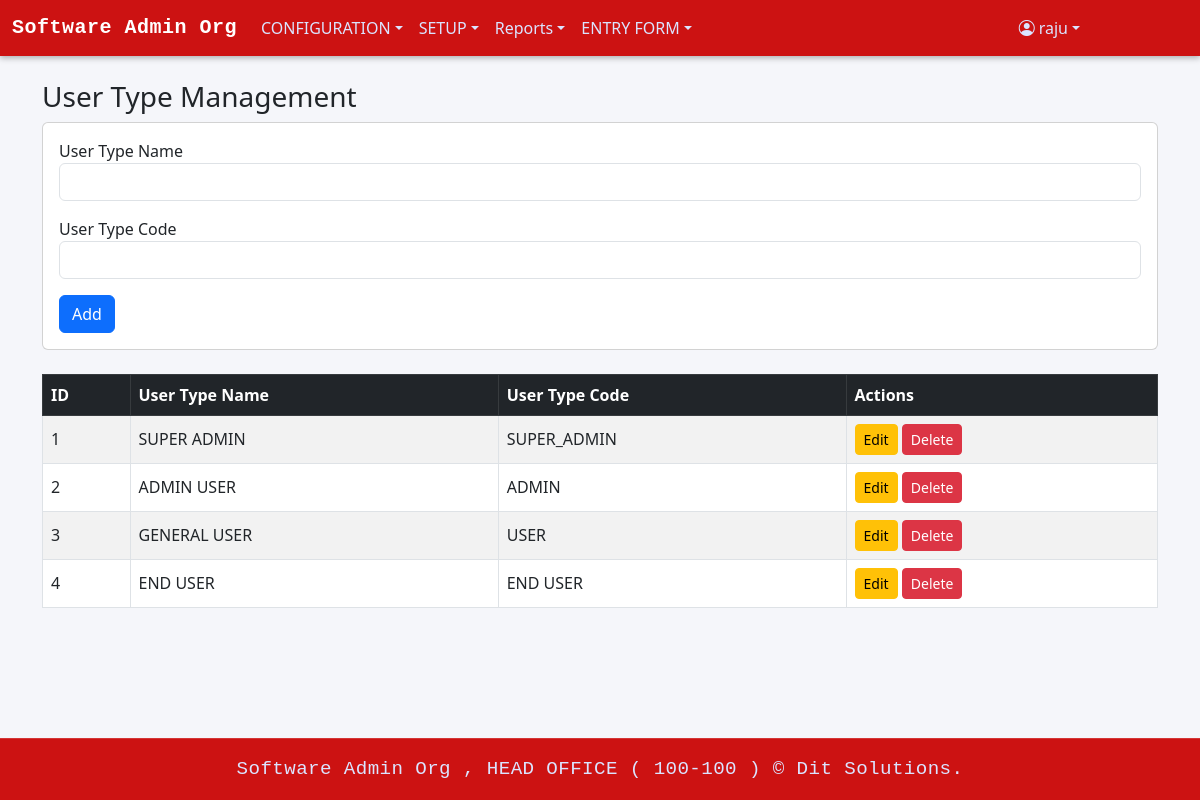
The app's page /user_type.php (signed in) with its own data.
### tables this page shows
CREATE TABLE `menu_info` (
  `MENU_ID` int(11) NOT NULL,
  `MENU_NAME` varchar(100) NOT NULL,
  `MENU_LINK` varchar(255) DEFAULT NULL,
  `PARENT_ID` int(11) DEFAULT NULL
);

CREATE TABLE `user_type_info` (
  `USER_TYPE_ID` int(11) NOT NULL,
  `USER_TYPE_NAME` varchar(100) NOT NULL,
  `USER_TYPE_CODE` varchar(50) NOT NULL,
  `ROLE_LEVEL` int(11) NOT NULL
);

### user_type.php (the view, shortened to what this page needs)
<?php
require 'db.php';
$canInsert   = $_SESSION['user']['can_insert'] ?? 0;
$canEdit     = $_SESSION['user']['can_edit'] ?? 0;
$canDelete   = $_SESSION['user']['can_delete'] ?? 0;
$editUserType = null;
$stmt = $pdo->query("SELECT * FROM user_type_info ORDER BY USER_TYPE_ID");
$userTypes = $stmt->fetchAll();
?>
<!DOCTYPE html>
<html lang="en">
<head>
    <link href="https://cdn.jsdelivr.net/npm/bootstrap@5.3.0/dist/css/bootstrap.min.css" rel="stylesheet">
</head>
<body class="d-flex flex-column min-vh-100">
<?php include 'header.php'; ?>
<main class="container flex-grow-1 py-4">
    <h3>User Type Management</h3>
    <?php if ($canInsert || $editUserType): ?>
    <div class="card mb-4">
        <div class="card-body">
            <form method="post">
                <div class="mb-3">
                    <label>User Type Name</label>
                    <input type="text" name="USER_TYPE_NAME" class="form-control" required
                           value="<?= htmlspecialchars($editUserType['USER_TYPE_NAME'] ?? '') ?>">
                </div>
                <div class="mb-3">
                    <label>User Type Code</label>
                    <input type="text" name="USER_TYPE_CODE" class="form-control" required
                           value="<?= htmlspecialchars($editUserType['USER_TYPE_CODE'] ?? '') ?>">
                </div>
                <button type="submit" class="btn btn-primary">
                    <?= $editUserType ? 'Update' : 'Add' ?>
                </button>
            </form>
        </div>
    </div>
    <?php endif; ?>
    <div class="table-responsive">
        <table class="table table-bordered table-striped align-middle">
            <thead class="table-dark">
                <tr>
                    <th>ID</th>
                    <th>User Type Name</th>
                    <th>User Type Code</th>
                    <th>Actions</th>
                </tr>
            </thead>
            <tbody>
                <?php foreach ($userTypes as $ut): ?>
                    <tr>
                        <td><?= htmlspecialchars($ut['USER_TYPE_ID']) ?></td>
                        <td><?= htmlspecialchars($ut['USER_TYPE_NAME']) ?></td>
                        <td><?= htmlspecialchars($ut['USER_TYPE_CODE']) ?></td>
                        <td>
                            <?php if ($canEdit): ?>
                                <a href="?edit=<?= urlencode($ut['USER_TYPE_ID']) ?>" class="btn btn-sm btn-warning">Edit</a>
                            <?php endif; ?>
                            <?php if ($canDelete): ?>
                                <a href="?delete=<?= urlencode($ut['USER_TYPE_ID']) ?>"
                                   onclick="return confirm('Are you sure you want to delete this user type?');"
                                   class="btn btn-sm btn-danger">Delete</a>
                            <?php endif; ?>
                        </td>
                    </tr>
                <?php endforeach; ?>
            </tbody>
        </table>
    </div>
</main>
<?php include 'footer.php'; ?>
</body>
</html>

### header.php (shortened to what this page needs)
<?php
$loginUserTypeId = $_SESSION['user']['user_type_id'] ?? '';
$loginUserId     = $_SESSION['user']['user_id'] ?? '';
$sqlMenus = "SELECT m.MENU_ID, m.MENU_NAME, m.MENU_LINK, m.PARENT_ID
             FROM menu_info m
             INNER JOIN user_menu_view_permission ump
                 ON m.MENU_ID = ump.MENU_ID
             WHERE ump.USER_TYPE_ID = :user_type_id
               AND ump.CAN_VIEW = true
             ORDER BY m.MENU_ID";
$stmtMenus = $pdo->prepare($sqlMenus);
$stmtMenus->execute(['user_type_id' => $loginUserTypeId]);
$menus = $stmtMenus->fetchAll(PDO::FETCH_ASSOC);
$menuTree = [];
foreach ($menus as $menu) {
    $parentId = $menu['PARENT_ID'] ?: 0;
    $menuTree[$parentId][] = $menu;
}
?>
<!DOCTYPE html>
<html lang="en">
<head>
    <link href="https://cdn.jsdelivr.net/npm/bootstrap@5.3.0/dist/css/bootstrap.min.css" rel="stylesheet">
    <link href="https://cdn.jsdelivr.net/npm/bootstrap-icons@1.10.5/font/bootstrap-icons.css" rel="stylesheet">
</head>
<body>
<nav class="navbar navbar-expand-lg navbar-dark">
    <div class="container-fluid">
        <a class="navbar-brand" href="home.php">
            <?= htmlspecialchars($_SESSION['user']['org_name'] ?? 'Stock36') ?>
        </a>
        <div class="collapse navbar-collapse" id="navbarContent">
            <ul class="navbar-nav me-auto mb-2 mb-lg-0">
                <?php
                if (isset($menuTree[0])) {
                    foreach ($menuTree[0] as $menu) {
                        $menuId = $menu['MENU_ID'];
                        if (isset($menuTree[$menuId])) {
                            echo '<li class="nav-item dropdown">';
                            echo '<a class="nav-link dropdown-toggle" href="#" role="button" data-bs-toggle="dropdown">'
                                . htmlspecialchars($menu['MENU_NAME']) . '</a>';
                            echo '<ul class="dropdown-menu">';
                            echo '</ul></li>';
                        } else {
                            echo '<li class="nav-item">';
                            echo '<a class="nav-link" href="' . htmlspecialchars($menu['MENU_LINK']) . '">'
                                . htmlspecialchars($menu['MENU_NAME']) . '</a></li>';
                        }
                    }
                }
                ?>
            </ul>
<ul class="navbar-nav ms-auto" style="margin-right: 100px;">
    <li class="nav-item dropdown">
        <a class="nav-link dropdown-toggle d-flex align-items-center" href="#" role="button" data-bs-toggle="dropdown">
            <i class="bi bi-person-circle me-1"></i>
            <?= htmlspecialchars($loginUserId) ?>
        </a>
    </li>
</ul>
        </div>
    </div>
</nav>
</body>
</html>

### header.php (style rules this page uses)
.navbar { background: linear-gradient(90deg, rgb(204, 18, 18) 0%, rgb(204, 18, 18) 100%); box-shadow: 0 2px 6px rgba(0, 0, 0, 0.3); transition: background 0.3s ease; }
.navbar-brand { font-family: "SF Mono", "Roboto Mono", "Menlo", "Consolas", monospace; font-weight: 600; font-size: 1.3rem; color: #ffffff !important; letter-spacing: 0.5px; transition: all 0.3s ease; }
.navbar-nav .nav-link { color: #dbe4ff !important; transition: color 0.3s ease, transform 0.2s ease; }

### footer.php (style rules this page uses)
body { display: flex; flex-direction: column; min-height: 100vh; background-color: #f5f6fa; }

### records on screen
menu_info: MENU_NAME "CONFIGURATION"
menu_info: MENU_NAME "SETUP"
menu_info: MENU_NAME "Reports"
menu_info: MENU_NAME "ENTRY FORM"
user_type_info: USER_TYPE_ID "1", USER_TYPE_NAME "SUPER ADMIN", USER_TYPE_CODE "SUPER_ADMIN"
user_type_info: USER_TYPE_ID "2", USER_TYPE_NAME "ADMIN USER", USER_TYPE_CODE "ADMIN"
user_type_info: USER_TYPE_ID "3", USER_TYPE_NAME "GENERAL USER", USER_TYPE_CODE "USER"
user_type_info: USER_TYPE_ID "4", USER_TYPE_NAME "END USER", USER_TYPE_CODE "END USER"

### other values on screen
$_SESSION['user']['org_name'] "Software Admin Org"
$loginUserId "raju"
$_SESSION['user']['branch_name'] "HEAD OFFICE"
$_SESSION['user']['br_code'] "100-100"
